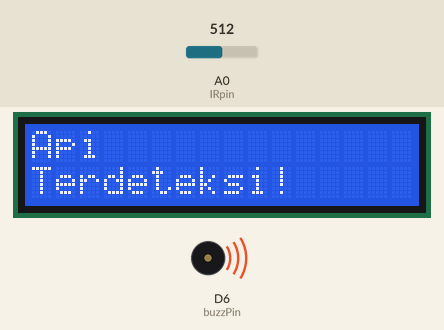
Bench run of a program on a simulated Arduino Due. Parts: 16×2 character LCD, buzzer (waves = sounding, pin HIGH). Inputs (shaded band) come from the test bench; at power-on: A0 (IRpin) = 512.

Above: at 0.57 s.
0.9 s: A0 (IRpin) set to 982
2.4 s: A0 (IRpin) set to 1008
At 3.2 s:
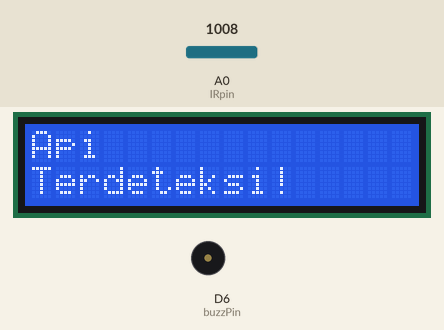
Timing chart, 0 to 5.4 s (numbered marks = the images above; inputs shaded):
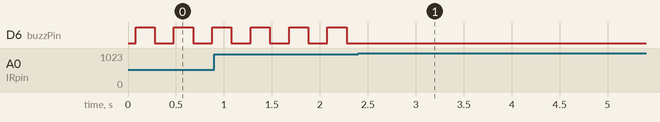

Measured:
- the behaviour switches between 999 and 1000 on A0 (IRpin) (found by bisection; images 0 and 1)
- after the input at 2.4 s, D6 (buzzPin): stops changing and stays LOW
- by itself, D6 (buzzPin): alternates HIGH for 0.20 s and LOW for 0.20 s

The program:

main.cpp
```cpp
#include <Arduino.h>
#include <FreeRTOS.h>
#include <task.h>
#include <semphr.h>
#include <LiquidCrystal_I2C.h>

#define buzzPin 6
#define IRpin A0

int IRsens;

LiquidCrystal_I2C lcd (0x27, 16, 2);

void readFire(void *pvParameters);
void showLCD(void *pvParameters);
void buzzTrig(void *pvParameters);

SemaphoreHandle_t xBinarySemaphore;

void setup() {
  // put your setup code here, to run once:
  Serial.begin(115200);
  pinMode(buzzPin, OUTPUT);
  pinMode(IRpin, INPUT);

  xBinarySemaphore = xSemaphoreCreateBinary();
  xSemaphoreGive(xBinarySemaphore); // Set binary semaphore = 0 agar scheduling dapat berjalan di awal

  // Pembuatan Task RTOS dengan prioritas dimana angka terbesar memiliki prioritas lebih dahulu
  xTaskCreate(readFire, "Deteksi Api", 128, NULL, 2, NULL);
  xTaskCreate(showLCD, "Show LCD", 128, NULL, 2, NULL);
  xTaskCreate(buzzTrig, "Trigger Buzzer", 128, NULL, 1, NULL);

  vTaskStartScheduler();
}

// Task mengambil data dari fire sensor
void readFire(void *pvParameters){
  for(;;){
    IRsens = analogRead(IRpin); // mengambil data dari sensor
    vTaskDelay(1);
  }
}

// Task menampilkan tulisan ke LCD
void showLCD(void *pvParameters){
  for(;;){

    xSemaphoreTake(xBinarySemaphore, portMAX_DELAY); // Mengambil binary semaphore sehingga akan menjalankan program pada task ini tanpa interupsi sampai give selanjutnya
    lcd.init();
    lcd.backlight();

    if(IRsens < 1000){ // Pengkondisian untuk tampilan LCD
      lcd.setCursor(0,0);
      lcd.print("Api");
      lcd.setCursor(0,1);
      lcd.print("Terdeteksi!");
    }else{
      lcd.setCursor(0,0);
      lcd.print("Tidak Ada Api");
      lcd.setCursor(0,1);
      lcd.print("Terdeteksi");
    }
    xSemaphoreGive(xBinarySemaphore); // give binary semaphore
    vTaskDelay(1);
  }
}

// Task membunyikan buzzer
void buzzTrig(void *pvParameters){
  for(;;){
    xSemaphoreTake(xBinarySemaphore, portMAX_DELAY); // Mengambil binary semaphore sehingga akan menjalankan program pada task ini tanpa interupsi sampai give selanjutnya
    if(IRsens < 1000){
      digitalWrite(buzzPin, HIGH);
      delay(200);
      digitalWrite(buzzPin, LOW);
      delay(200);
    }else{
      digitalWrite(buzzPin, LOW);
    }
    xSemaphoreGive(xBinarySemaphore); // give binary semaphore
  }
}

void loop() {
  // put your main code here, to run repeatedly:
}
```
